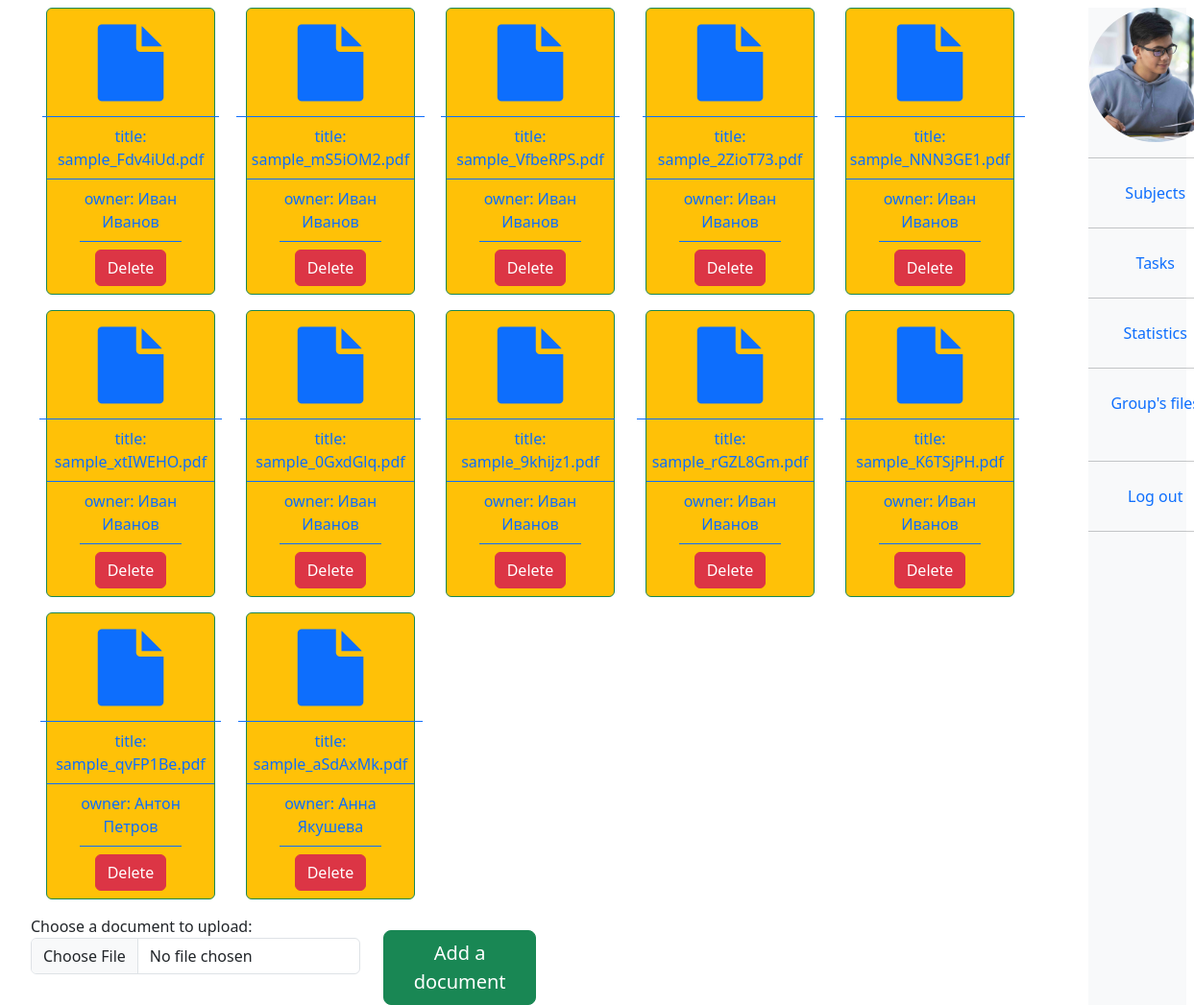
The page /student/group_files/subject/1 (signed in) on the database as committed earlier.
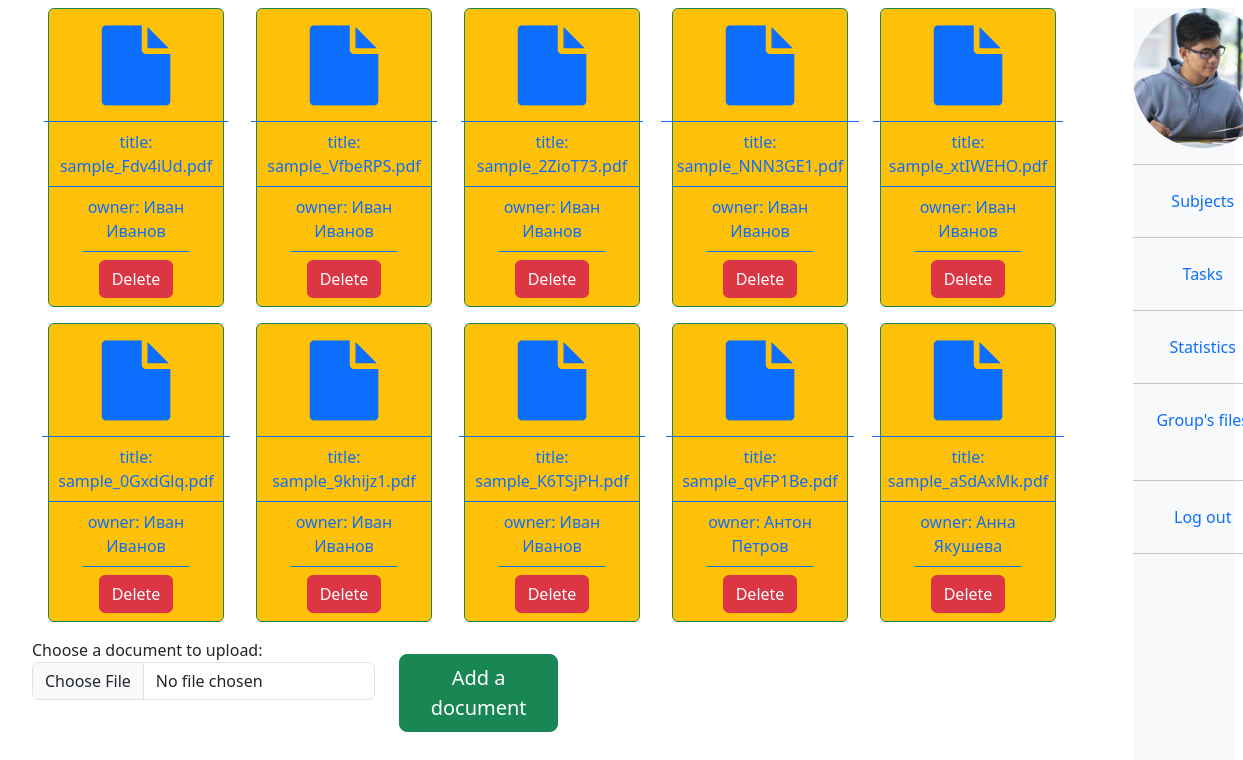
The same page on the database as committed later.
### univ_app/models.py (models this page shows, shortened)
class Document(models.Model):
    title = models.CharField(max_length=200, default="", blank=True)
    subject = models.ForeignKey(
        "Subject", blank=True, null=True, on_delete=models.SET_NULL
    )
    student = models.ForeignKey(
        "Student", blank=True, null=True, on_delete=models.SET_NULL
    )
    doc = models.FileField(upload_to="uploads/documents/", null=True)
    @property
    def filename(self):
        return os.path.basename(self.doc.name)

class Student(models.Model):
    user = models.OneToOneField(User, null=True, blank=True, on_delete=models.CASCADE)
    st_group = models.ForeignKey(
        "StGroup", blank=True, null=True, on_delete=models.SET_NULL
    )
    profile_picture = models.ImageField(
        upload_to="uploads/profile_pictures/%Y/", default="student.jpg", null=True
    )
    def __str__(self):
        return self.user.first_name

### univ_app/decorators.py (the view)
        def wrapper(request, *args, **kwargs):
            group = None
            if request.user.groups.exists():
                group = request.user.groups.all()[0].name
            if group in allowed_groups:
                return view_func(request, *args, **kwargs)
            return HttpResponse("Permission denied")

### univ_app/forms.py
class DocumentForm(forms.ModelForm):
    class Meta:
        model = Document
        fields = ["doc"]
        labels = {
            "doc": "Choose a document to upload",
        }
    def __init__(self, *args, **kwargs):
        super(DocumentForm, self).__init__(*args, **kwargs)
        for _, field in self.fields.items():
            field.widget.attrs.update({"class": "form-control"})

### univ_app/templatetags/user_tags.py (called while the page is built)
@register.filter(name="has_group")
def has_group(user, group_name):
    return user.groups.filter(name=group_name).exists()

### univ_app/views.py (called while the page is built, shortened)
@allowed_users(allowed_groups=["student"])
def s_group_files_subject(request, subject_id):
    student = request.user.student
    subject = Subject.objects.get(id=subject_id)
    docs = subject.document_set.all()
    form = DocumentForm()
    ctx = {
        "docs": docs,
        "subject": subject,
        "form": form,
    }
    return render(request, "student_views/s_group_files_subject.html", ctx)

### templates/student_views/s_group_files_subject.html (shortened to what this page needs)
{%extends "base.html"%}
{% block s_group_files_subject %}
<div class = "container-fluid">
  <div class="d-flex flex-wrap ">
    {%for doc in docs%}
    <div class="card border-success bg-warning align-items-center text-center mb-3 mx-3" style="max-width: 11rem;">
      <div class="card-body text-primary">
        <p class="card-text"><a class="mb-1" href = {{doc.doc.url}}> <i class="fa fa-file fa-5x"></i> </a></p>
      </div>
      <div class=" text-primary card-footer bg-transparent border-primary">title: {{doc.filename|slice:":20"}}</div>
      <div class=" text-primary card-footer bg-transparent border-primary">owner: {{doc.student|slice:":20"}}</div>
      <div class=" text-primary card-footer bg-transparent border-primary"><a href = "{%url 'delete_doc' subject.id doc.id%}" class ="btn btn-danger" > Delete</a></div>
    </div>
    {%endfor%}
  </div>
  <form class="form-group" action="{% url 's_group_files_subject' subject.id   %}" method="post" enctype="multipart/form-data">
    <div class = "row">
      <div class = "col-4">
    {{form.as_p}}
      </div>
      <div class = "col-2">
    <button class = "btn btn-success btn-lg mt-3" type="submit" name="button"> Add a document </button>
      </div>
    </div>
  </form>
</div>
{% endblock %}

Rows that differ between the two databases and show on the page:
removed Document: filename "sample_mS5iOM2.pdf", student "Иван Иванов"
removed Document: filename "sample_rGZL8Gm.pdf", student "Иван Иванов"
